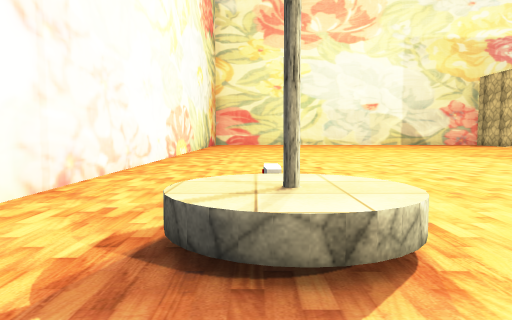
view 1 (above)

24 first-person views from a walk through a scene from a Unity 3-D project. The camera is 1.3 m above the floor, tilts 4° down and sees 70° across. The floor is counted in squares, 2 m on a side. Each view is taken from the middle of a square. On the plan, view 1 faces up. The plan holds only what a view shows up to about 11 squares ahead; the rest is blank. Some surface patterns are stand-ins.

view 2
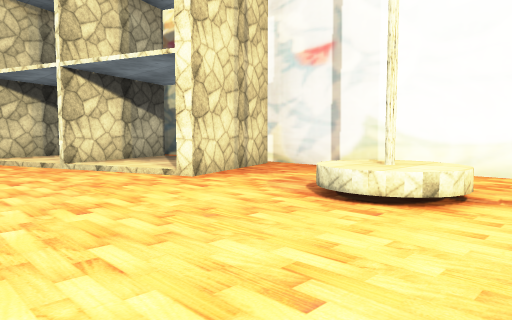

view 3
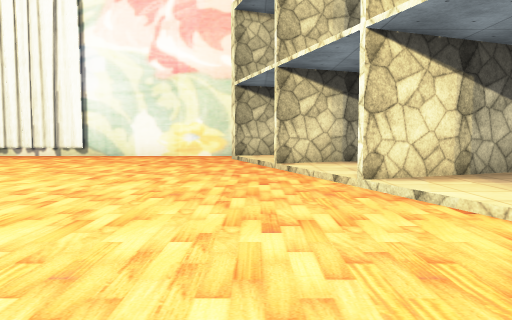

view 4
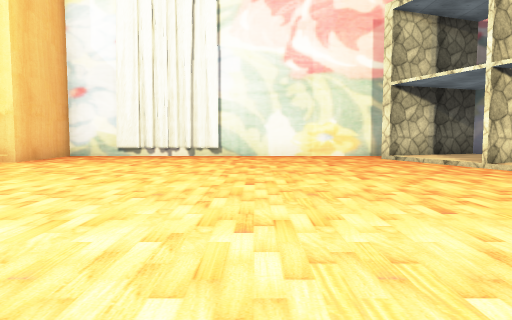

view 5
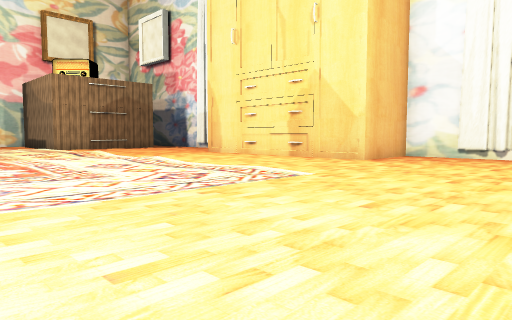

view 6
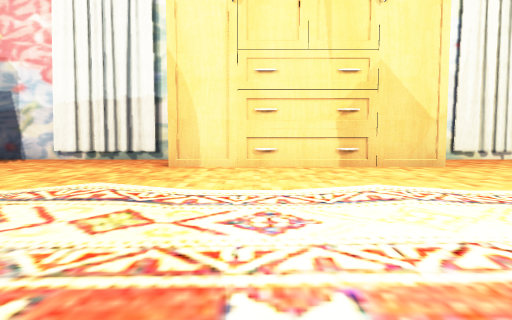

view 7
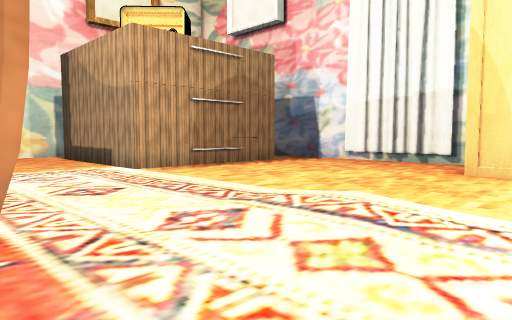

view 8
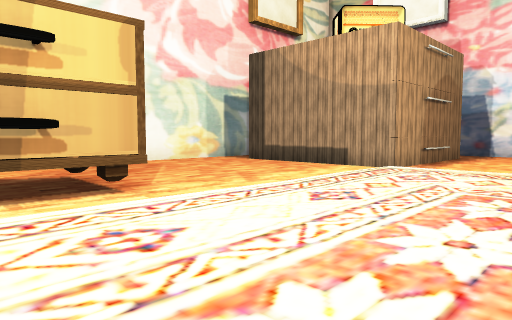

view 9
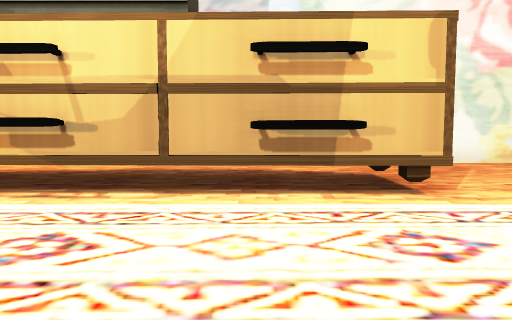

view 10
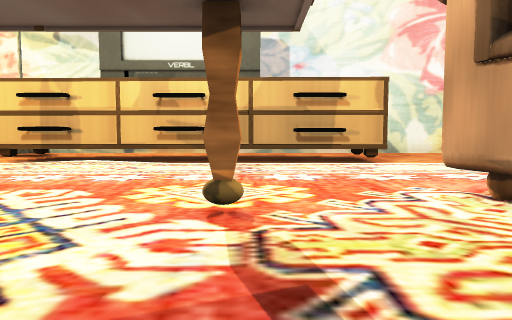

view 11
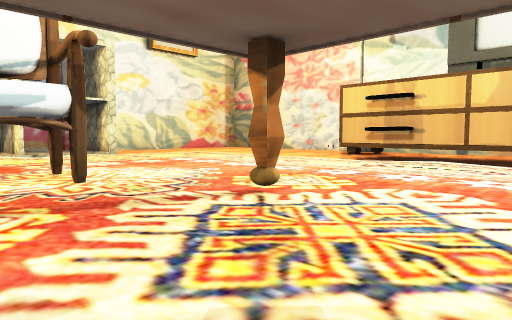

view 12
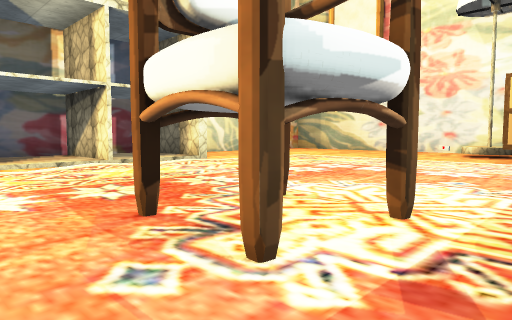

view 13
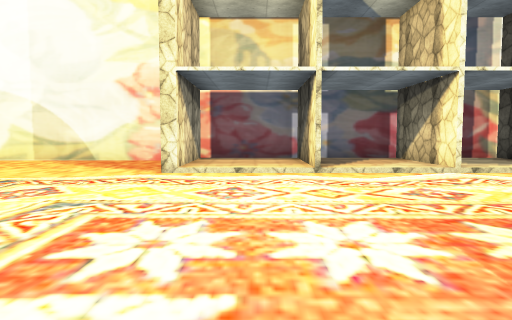

view 14
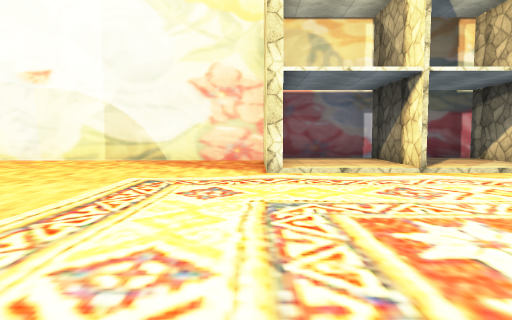

view 15
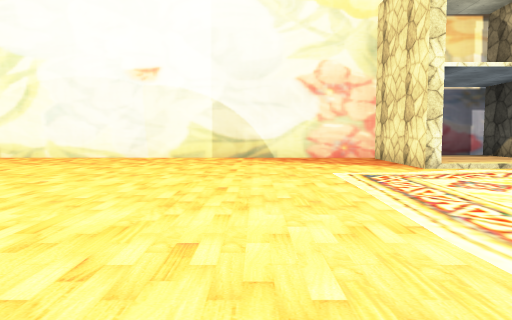

view 16
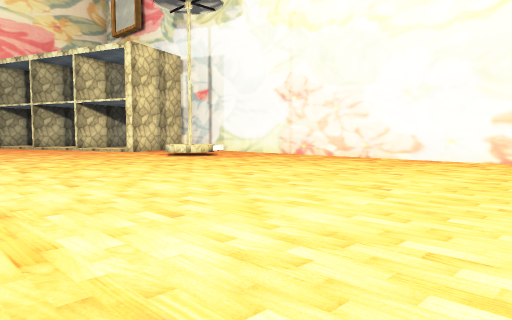

view 17
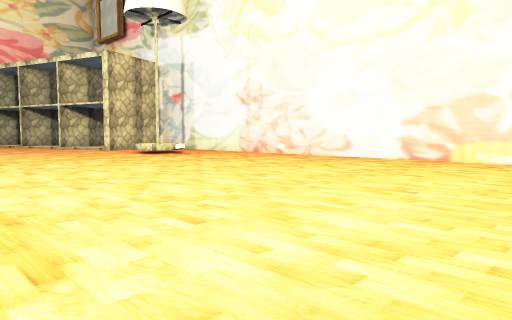

view 18
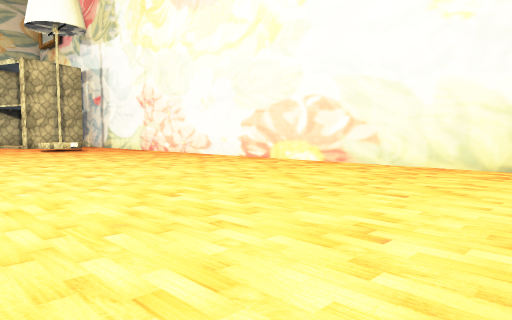

view 19
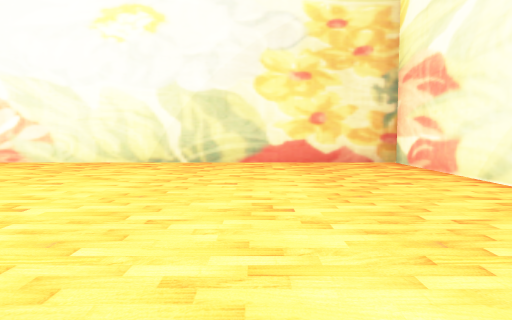

view 20
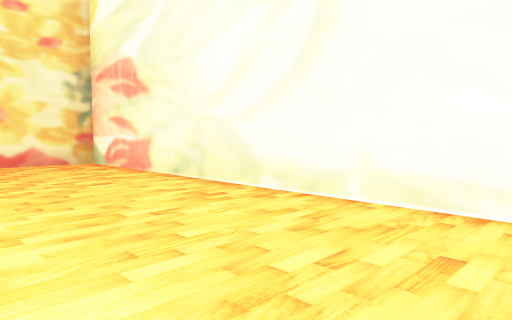

view 21
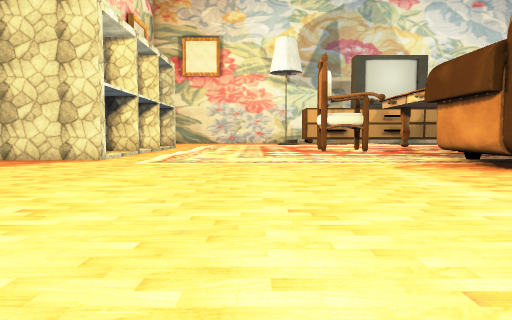

view 22
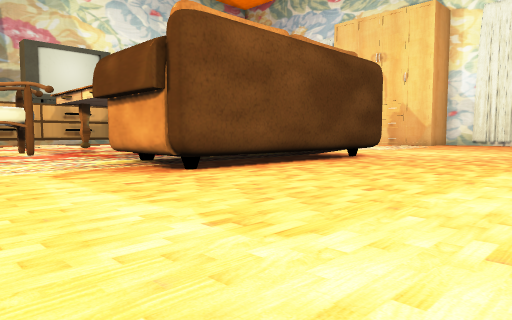

view 23
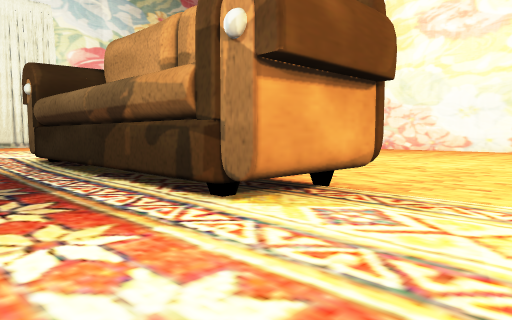

view 24
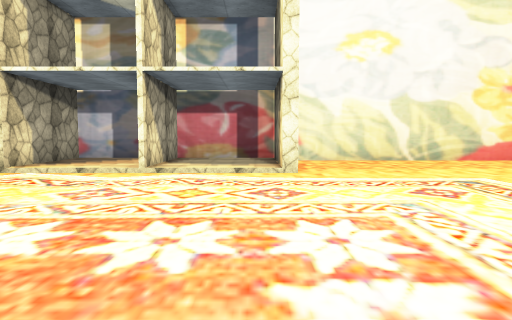

### Floor plan
Key: @ floor where view 1 was taken; # wall or solid block; . main floor; : floor 0.25 m higher than the main floor; / step, stairs or slope; = window, fence, low wall or low ledge; ^ raised ledge; T thing the floor can be seen under or through; O other object.
Columns run from 3 left of view 1 to 31 right of it. Each row starts with its distance up from view 1.
 23 ################################
 22 #................////////.......
 21 #...............#::#::#:#......
 20 #...............#::#::#:#......
 19 #...............#//#//#/#.....
 18 #............................
 17 #............./::::::/::::::
 16 #............./:::::::::::::
 15 #............./:::::::::::::
 14 #............./:::::::::::::
 13 #............./::::::::::::: ..^
 12 #............./:::::#O:::::: #
 11 #............./:::::OO:::::: #
 10 #............###:::::::::::: #  ..
  9 #............###:: :::#::::: T ...
  8 #............###:: ::::::::: T ...
  7 #............###:: :::::::::.T ...
  6 #............###:: :::::::::.T ..
  5 #............###:: :::#:::::.T ..
  4 #............###:   ::::::::.T ..
  3 #..^..... ....       ::#::::.T ..
  2 #..^^.... ...         =#::::.TT..
  1 #........ ..../::   :   ::::.....
  0 #..@........../::::::# :::::.....
 -1 #.##/........./:::::::::::::......#
 -2 ###:/........./:::::::::::::......#
 -3    ::........./:::::::::::::......#
 -4   ###/......................#####
 -5     :/......................#
 -6     ##/.....................#
 -7     #:/.....................#
 -8      ::.........#######.....#
 -9     :##.........#      .....
-10    ##############      ######

Positions as (right, up) in squares from view 1, and headings:
1: (0, 0), facing up
2: (4, 4), facing down-left
3: (3, 1), facing down
4: (7, 1), facing down
5: (8, 1), facing down-right
6: (17, 1), facing down
7: (17, 0), facing down-right
8: (21, 4), facing down-right
9: (21, 4), facing right
10: (16, 5), facing right
11: (16, 6), facing up-right
12: (15, 10), facing up-right
13: (15, 12), facing up
14: (13, 12), facing up
15: (10, 12), facing up
16: (7, 12), facing down-left
17: (7, 14), facing down-left
18: (5, 18), facing down-left
19: (6, 19), facing left
20: (6, 19), facing up-left
21: (4, 15), facing right
22: (5, 14), facing down-right
23: (15, 13), facing down-left
24: (21, 12), facing up
